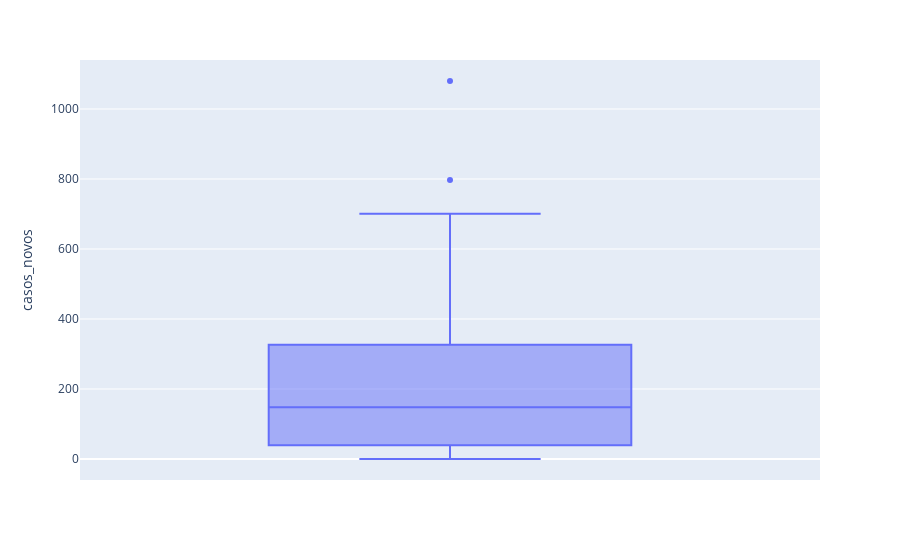

Notebook code for this chart:
### Code cell
grafico = px.box(covid_campinas, y='casos_novos')
grafico.show()

### Figure 1 — Plotly figure (JSON) as saved in the notebook; plotly's stock layout.template omitted (floating-point values rounded to 4 significant figures; data arrays with more than 128 entries replaced by an {"elided": "..."} marker saying what was removed)
{"data": [{"alignmentgroup": "True", "hovertemplate": "casos_novos=%{y}<extra></extra>", "legendgroup": "", "marker": {"color": "#636efa"}, "name": "", "notched": false, "offsetgroup": "", "orientation": "v", "showlegend": false, "type": "box", "x0": " ", "xaxis": "x", "y": {"elided": "579 int values"}, "y0": " ", "yaxis": "y"}], "layout": {"boxmode": "group", "legend": {"tracegroupgap": 0}, "margin": {"t": 60}, "xaxis": {"anchor": "y", "domain": [0, 1]}, "yaxis": {"anchor": "x", "domain": [0, 1], "title": {"text": "casos_novos"}}}}
